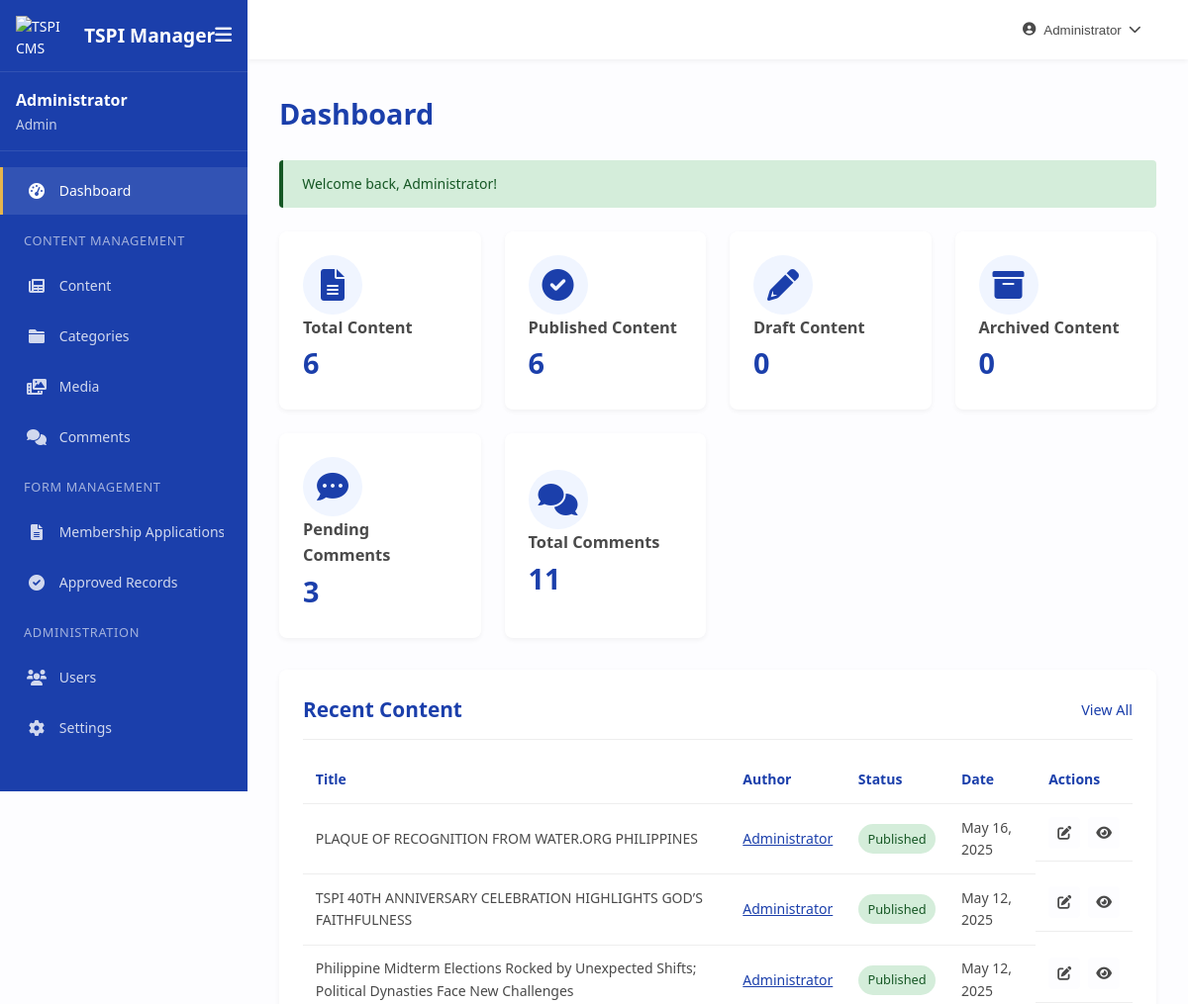
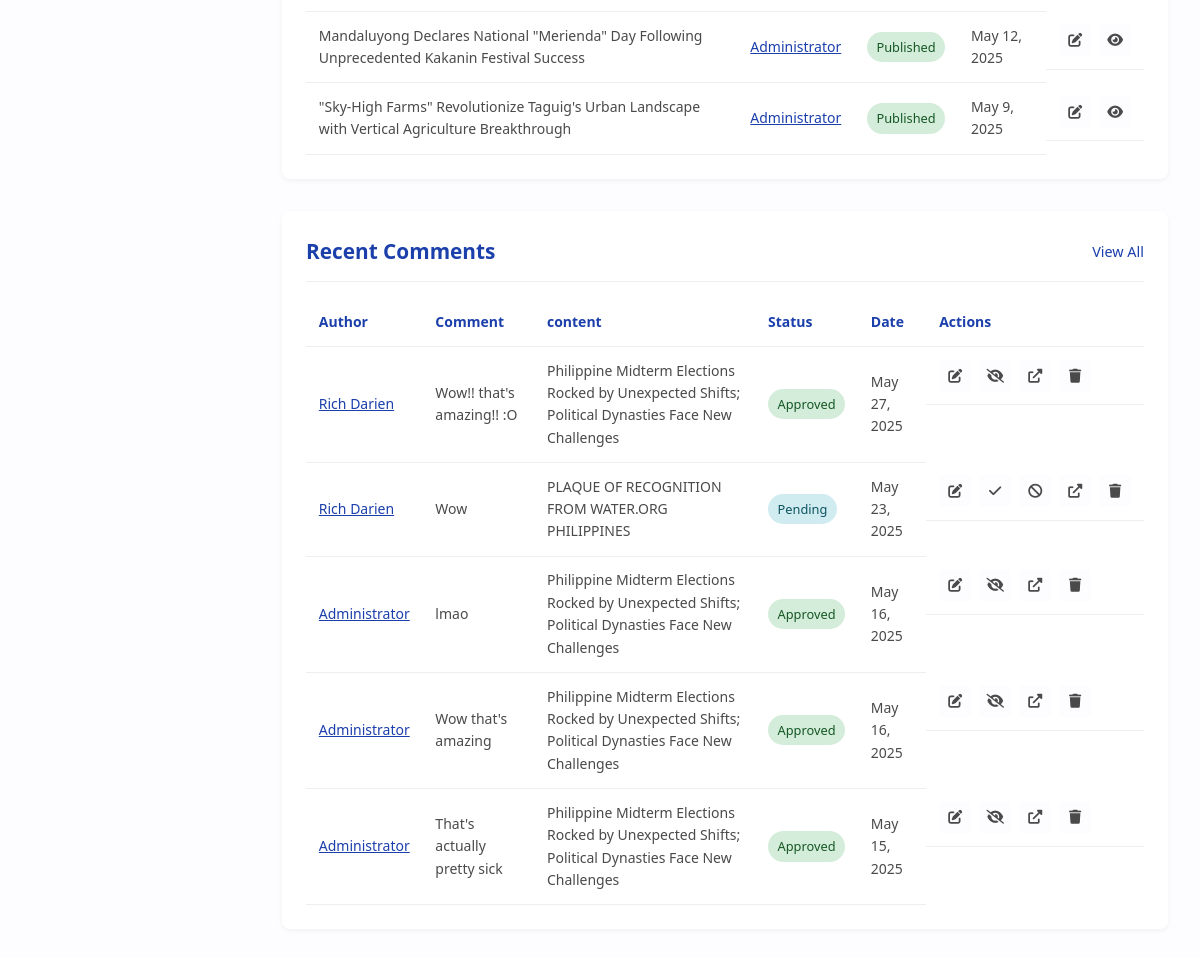
The page /admin/index.php (signed in) on the database its author committed (2 pictures, top to bottom).
### tables this page shows
CREATE TABLE `content` (
  `id` int(11) NOT NULL,
  `title` varchar(255) NOT NULL,
  `slug` varchar(255) NOT NULL,
  `thumbnail` varchar(255) DEFAULT NULL,
  `content` text NOT NULL,
  `excerpt` varchar(500) DEFAULT NULL,
  `author_id` int(11) NOT NULL,
  `published_at` timestamp NOT NULL DEFAULT current_timestamp(),
  `status` enum('draft','published','archived') DEFAULT 'draft',
  `vote_score` int(11) NOT NULL DEFAULT 0
);

CREATE TABLE `comments` (
  `id` int(11) NOT NULL,
  `content_id` int(11) NOT NULL,
  `user_id` int(11) DEFAULT NULL,
  `parent_id` int(11) DEFAULT NULL,
  `author_name` varchar(100) NOT NULL,
  `author_email` varchar(100) NOT NULL,
  `author_website` varchar(255) DEFAULT NULL,
  `content` text NOT NULL,
  `posted_at` timestamp NOT NULL DEFAULT current_timestamp(),
  `status` enum('pending','approved','spam') DEFAULT 'pending',
  `ip` varchar(45) DEFAULT NULL,
  `pinned` tinyint(1) NOT NULL DEFAULT 0,
  `vote_score` int(11) NOT NULL DEFAULT 0
);

### admin/index.php (the view, shortened to what the rows shown need)
<?php
$body_class = "admin-dashboard-page";
require_once '../includes/config.php';
$stmt = $pdo->query("SELECT a.*, u.name as author_name, u.email as author_email, u.role as author_role
                      FROM content a
                      JOIN administrators u ON a.author_id = u.id
                      ORDER BY a.published_at DESC
                      LIMIT 5");
$recent_contents = $stmt->fetchAll();
$stmt = $pdo->query("SELECT c.*, a.title as content_title, a.slug as content_slug
                      FROM comments c
                      JOIN content a ON c.content_id = a.id
                      ORDER BY c.posted_at DESC
                      LIMIT 5");
$recent_comments = $stmt->fetchAll();
?>
<!DOCTYPE html>
<html lang="en">
<head>
    <link rel="stylesheet" href="https://cdnjs.cloudflare.com/ajax/libs/font-awesome/6.0.0/css/all.min.css">
    <link rel="stylesheet" href="../assets/css/admin.css">
</head>
<body class="<?php echo $body_class; ?>">
    <div class="admin-container">
        <?php include 'includes/sidebar.php'; ?>
        <main class="admin-main">
            <?php include 'includes/header.php'; ?>
            <div class="dashboard-container">
                <h1>Dashboard</h1>
                                <div class="dashboard-sections">                    <div class="dashboard-section recent-contents">                        <div class="section-header">                            <h2>Recent Content</h2>                            </div>
                        <div class="table-responsive">
                            <table>
                                <thead>
                                    <tr>
                                        <th>Title</th>
                                        <th>Author</th>
                                        <th>Status</th>
                                        <th>Date</th>
                                        <th>Actions</th>
                                    </tr>
                                </thead>
                                <tbody>
                                    <?php if (empty($recent_contents)): ?>
                                        <tr>
                                            <td colspan="5">No contents found.</td>
                                        </tr>
                                    <?php else: ?>
                                        <?php foreach ($recent_contents as $content): ?>
                                            <tr>
                                                <td><?php echo sanitize($content['title']); ?></td>
                                                <td class="content-author-name"
                                                    data-name="<?php echo sanitize($content['author_name']); ?>"
                                                    data-email="<?php echo sanitize($content['author_email'] ?? 'N/A'); ?>"
                                                    data-role="<?php echo sanitize(ucfirst($content['author_role'] ?? 'N/A')); ?>"
                                                    style="cursor: pointer; text-decoration: underline; color: var(--primary-blue);">
                                                    <?php echo sanitize($content['author_name']); ?>
                                                </td>
                                                <td>
                                                    <span class="status-badge status-<?php echo $content['status']; ?>">
                                                        <?php echo ucfirst($content['status']); ?>
                                                    </span>
                                                </td>
                                                <td><?php echo date('M j, Y', strtotime($content['published_at'])); ?></td>
                                                <td class="actions">
                                                    <a href="edit-content.php?id=<?php echo $content['id']; ?>" class="btn-icon" title="Edit"><i class="fas fa-edit"></i></a>
                                                    <a href="../content.php?slug=<?php echo $content['slug']; ?>" target="_blank" class="btn-icon" title="View"><i class="fas fa-eye"></i></a>
                                                </td>
                                            </tr>
                                        <?php endforeach; ?>
                                    <?php endif; ?>
                                </tbody>
                            </table>
                        </div>
                    </div>
                    <div class="dashboard-section recent-comments">
                        <div class="section-header">
                            <h2>Recent Comments</h2>
                        </div>
                        <div class="table-responsive">
                            <table>
                                <thead>
                                    <tr>
                                        <th>Author</th>
                                        <th>Comment</th>
                                        <th>content</th>
                                        <th>Status</th>
                                        <th>Date</th>
                                        <th>Actions</th>
                                    </tr>
                                </thead>
                                <tbody>
                                    <?php if (empty($recent_comments)): ?>
                                        <tr>
                                            <td colspan="6">No comments found.</td>
                                        </tr>
                                    <?php else: ?>
                                        <?php foreach ($recent_comments as $comment): ?>
                                            <tr>
                                                <td class="comment-author-name"
                                                    data-name="<?php echo sanitize($comment['author_name']); ?>"
                                                    data-email="<?php echo sanitize($comment['author_email'] ?? 'N/A'); ?>"
                                                    data-website="<?php echo sanitize($comment['author_website'] ?? 'N/A'); ?>"
                                                    style="cursor: pointer; text-decoration: underline; color: var(--primary-blue);">
                                                    <?php echo sanitize($comment['author_name']); ?>
                                                </td>
                                                <td class="comment-text-preview" data-full-comment="<?php echo nl2br(sanitize($comment['content'])); ?>">
                                                    <?php echo nl2br(sanitize(substr($comment['content'], 0, 50))) . (strlen($comment['content']) > 50 ? '...' : ''); ?>
                                                </td>
                                                <td><?php echo sanitize($comment['content_title']); ?></td>
                                                <td>
                                                    <span class="status-badge status-<?php echo $comment['status']; ?>">
                                                        <?php echo ucfirst($comment['status']); ?>
                                                    </span>
                                                </td>
                                                <td><?php echo date('M j, Y', strtotime($comment['posted_at'])); ?></td>
                                                <td class="actions">
                                                    <a href="edit-comment.php?id=<?php echo $comment['id']; ?>" class="btn-icon" title="Edit"><i class="fas fa-edit"></i></a>
                                                    <?php if ($comment['status'] === 'pending'): ?>
                                                        <a href="comment-action.php?id=<?php echo $comment['id']; ?>&action=approve" class="btn-icon" title="Approve"><i class="fas fa-check"></i></a>
                                                        <a href="comment-action.php?id=<?php echo $comment['id']; ?>&action=deny" class="btn-icon" title="Deny"><i class="fas fa-ban"></i></a>
                                                    <?php elseif ($comment['status'] === 'approved'): ?>
                                                        <a href="comment-action.php?id=<?php echo $comment['id']; ?>&action=hide" class="btn-icon" title="Hide"><i class="fas fa-eye-slash"></i></a>
                                                    <?php elseif ($comment['status'] === 'spam'): ?>
                                                        <a href="comment-action.php?id=<?php echo $comment['id']; ?>&action=approve" class="btn-icon" title="Approve"><i class="fas fa-check"></i></a>
                                                    <?php endif; ?>
                                                    <a href="../content.php?slug=<?php echo sanitize($comment['content_slug']); ?>" target="_blank" class="btn-icon" title="View content"><i class="fas fa-external-link-alt"></i></a>
                                                    <a href="comment-action.php?id=<?php echo $comment['id']; ?>&action=delete" class="btn-icon delete-btn" title="Delete" data-confirm="Are you sure you want to delete this comment?"><i class="fas fa-trash"></i></a>
                                                </td>
                                            </tr>
                                        <?php endforeach; ?>
                                    <?php endif; ?>
                                </tbody>
                            </table>
                        </div>
                    </div>
                </div>
            </div>
        </main>
    </div>
</body>
</html>

### admin/includes/sidebar.php (shortened to what the rows shown need)
<?php
$current_admin = get_admin_user();
?>
<aside class="admin-sidebar">
    <div class="sidebar-user">
        <div class="user-info">
            <span class="user-name"><?php echo $current_admin ? sanitize($current_admin['name']) : 'Guest'; ?></span>
            <span class="user-role"><?php echo $current_admin ? ucfirst(sanitize($current_admin['role'])) : ''; ?></span>
        </div>
    </div>
</aside>

### admin/includes/header.php (shortened to what the rows shown need)
<header class="admin-header">
    <div class="header-right">
        <div class="dropdown">
            <button class="header-user-btn">
                <i class="fas fa-user-circle"></i>
                <span><?php echo $current_admin ? sanitize($current_admin['name']) : 'Guest'; ?></span>
                <i class="fas fa-chevron-down"></i>
            </button>
        </div>
    </div>
</header>

### rows shown on the page
content: title "PLAQUE OF RECOGNITION FROM WATER.ORG PHILIPPINES", administrators.name "Administrator", status "Published", published_at "May 16, 2025"
content: title "TSPI 40TH ANNIVERSARY CELEBRATION HIGHLIGHTS GOD’S FAITHFULNESS", administrators.name "Administrator", status "Published", published_at "May 12, 2025"
content: title "Philippine Midterm Elections Rocked by Unexpected Shifts; Political Dynasties Face New Challenges", administrators.name "Administrator", status "Published", published_at "May 12, 2025"
content: title "Mandaluyong Declares National \"Merienda\" Day Following Unprecedented Kakanin Festival Success", administrators.name "Administrator", status "Published", published_at "May 12, 2025"
content: title "\"Sky-High Farms\" Revolutionize Taguig's Urban Landscape with Vertical Agriculture Breakthrough", administrators.name "Administrator", status "Published", published_at "May 9, 2025"
comments: author_name "Rich Darien", content "Wow!! that's amazing!! :O", content.title "Philippine Midterm Elections Rocked by Unexpected Shifts; Political Dynasties Face New Challenges", status "Approved", posted_at "May 27, 2025"
comments: author_name "Rich Darien", content "Wow", content.title "PLAQUE OF RECOGNITION FROM WATER.ORG PHILIPPINES", status "Pending", posted_at "May 23, 2025"
comments: author_name "Administrator", content "lmao", content.title "Philippine Midterm Elections Rocked by Unexpected Shifts; Political Dynasties Face New Challenges", status "Approved", posted_at "May 16, 2025"
comments: author_name "Administrator", content "Wow that's amazing", content.title "Philippine Midterm Elections Rocked by Unexpected Shifts; Political Dynasties Face New Challenges", status "Approved", posted_at "May 16, 2025"
comments: author_name "Administrator", content "That's actually pretty sick", content.title "Philippine Midterm Elections Rocked by Unexpected Shifts; Political Dynasties Face New Challenges", status "Approved", posted_at "May 15, 2025"

### other values the page prints
$current_admin['name'] "Administrator"
$current_admin['role'] "Admin"
$message "Welcome back, Administrator!"
$stats['total_contents'] "6"
$stats['published_contents'] "6"
$stats['draft_contents'] "0"
$stats['archived_contents'] "0"
$stats['pending_comments'] "3"
$stats['total_comments'] "11"
